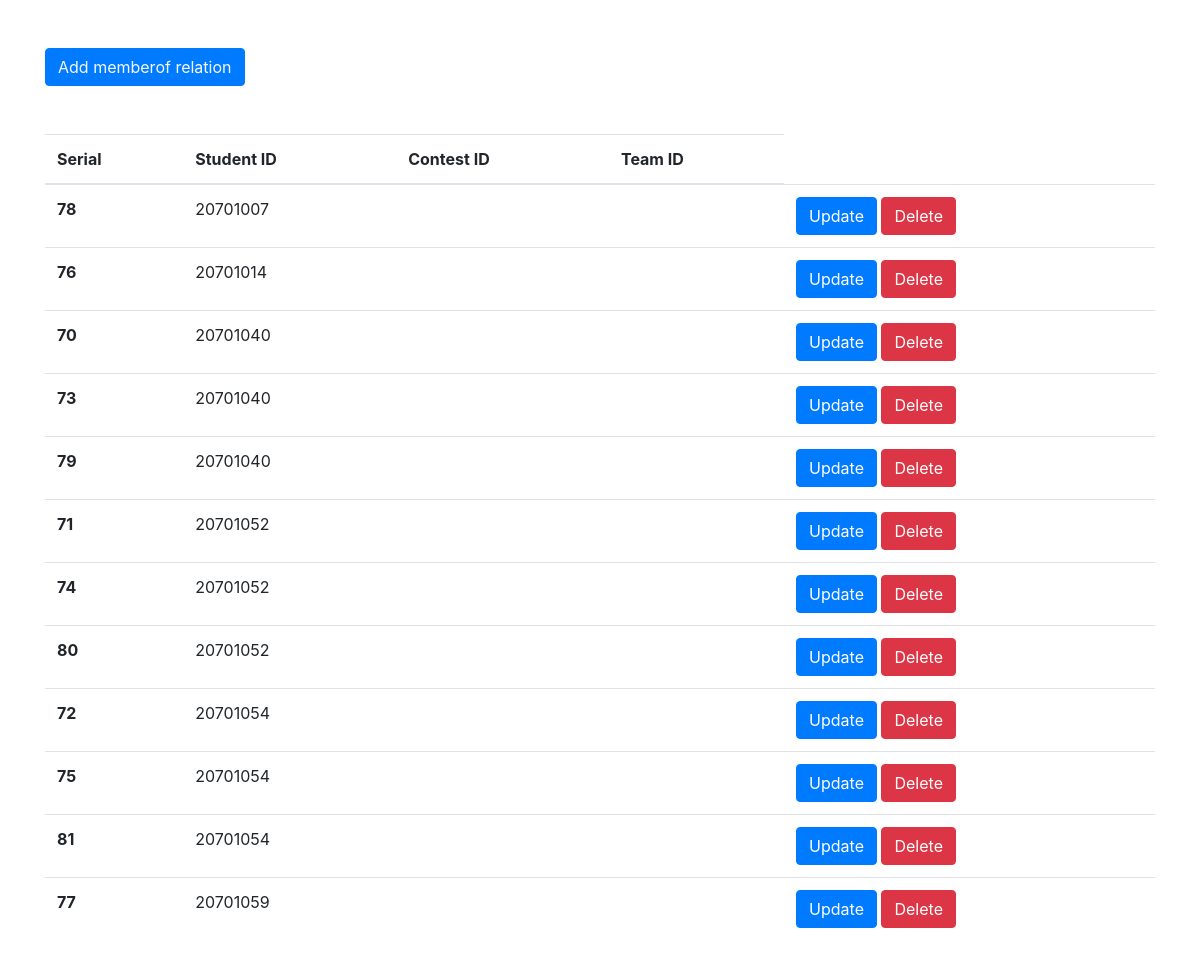
Screenshot of /memberofdisplay.php with the database file from the repository.
### tables this page shows
CREATE TABLE `memberof` (
  `pk` int NOT NULL,
  `sID` int NOT NULL,
  `ContestTeam` int NOT NULL
);

### memberofdisplay.php (the view, shortened to what this page needs)
<?php
include 'connection.php';
?>
<!DOCTYPE html>
<html lang="en">
<head>
    <link rel="stylesheet" href="https://cdn.jsdelivr.net/npm/bootstrap@4.4.1/dist/css/bootstrap.min.css">
</head>
<body>
<div class="container">
<button class="btn btn-primary my-5">
    <a href="memberof.php" class="text-light">Add memberof relation</a>
</button>
<table class="table">
  <thead>
    <tr>
      <th scope="col">Serial</th>
      <th scope="col">Student ID</th>
      <th scope="col">Contest ID</th>
      <th scope="col">Team ID</th>
    </tr>
  </thead>
  <tbody>
    <?php
    $sql="select * from `memberof`";
    $result=mysqli_query($con,$sql);
    if($result){
        while( $row=mysqli_fetch_assoc($result)){
            $pk=$row['pk'];
            $sid=$row['sID'];
            $cid=$row['contestID'];
            $tid=$row['teamID'];
            echo '<tr>
            <th scope="row">'. $pk.'</th>
            <td>'.$sid.'</td>
            <td>'.$cid.'</td>
            <td>'.$tid.'</td>
          <td>
  <a href="memberofupdate.php?updatepk='.$pk.'" class="btn btn-primary">Update</a>
  <a href="memberofdelete.php?deletepk='.$pk.'" class="btn btn-danger">Delete</a>
</td>
          </tr>';
        }
    }
    ?>
  </tbody>
</table>
</div>
</body>
</html>

### rows the page displays
memberof: pk "78", sID "20701007"
memberof: pk "76", sID "20701014"
memberof: pk "70", sID "20701040"
memberof: pk "73", sID "20701040"
memberof: pk "79", sID "20701040"
memberof: pk "71", sID "20701052"
memberof: pk "74", sID "20701052"
memberof: pk "80", sID "20701052"
memberof: pk "72", sID "20701054"
memberof: pk "75", sID "20701054"
memberof: pk "81", sID "20701054"
memberof: pk "77", sID "20701059"
